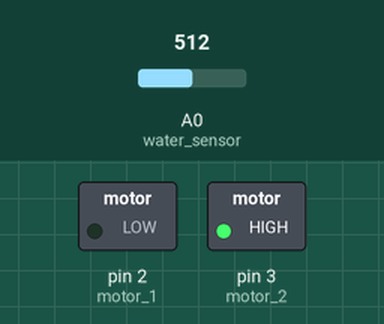
The sketch below on a simulated Arduino Uno, built with avr-gcc and run on an emulated ATmega328P. Parts: switched loads named in the sketch (green lamp = pin HIGH). The inputs (shaded band) are chosen by the test bench; at power-on: A0 (water_sensor) = 512.

Above: at 0.1 s.
Timing chart, 0 to 1.6 s (numbered marks = the images above):
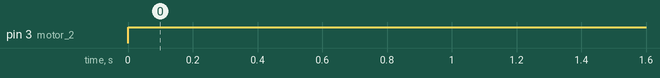

The sketch:

1-2._water_motor.ino
```cpp
// 습도 센서 핀
int water_sensor = A0;

// 모터 제어 핀
int motor_1 = 2;
int motor_2 = 3;

// 습도 센서 데이터 변수
int water_data;

void setup() {
  // 습도 센서 set
  pinMode(water_sensor,INPUT);

  // 모터 핀 set
  pinMode(motor_1,OUTPUT);
  pinMode(motor_2,OUTPUT);
}

// the loop function runs over and over again forever
void loop() {
 water_data = analogRead(water_sensor);

  if( water_data > 300 ){ // 모터 활성화
     digitalWrite(motor_1,LOW);
     digitalWrite(motor_2,HIGH);
  }
  else{ // 모터 정지
     digitalWrite(motor_1,LOW);
     digitalWrite(motor_2,HIGH);
  }
}
```

Measured:
- by itself, pin 3 (motor_2): LOW → HIGH at 0.00 s
